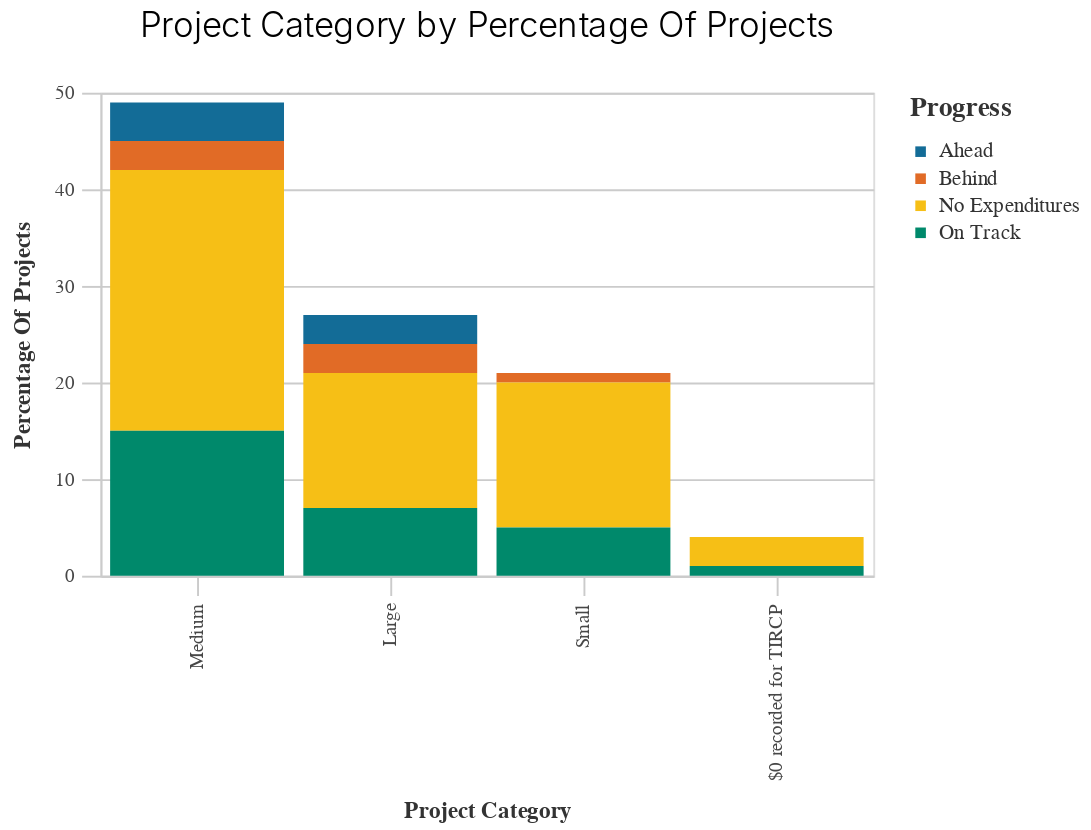

Write notebook code for a chart like this one.
### Code cell
chart_project_size3 = TIRCP_functions.basic_bar_chart(df2, 'Project_Category','Percentage_of_Projects', 'Progress') 
chart_project_size3

### Figure 1 — Vega-Lite specification as saved in the notebook (floating-point values rounded to 4 significant figures)
{"config": {"view": {"continuousWidth": 400, "continuousHeight": 300}, "axis": {"domainColor": "#cbcbcb", "grid": true, "gridColor": "#cbcbcb", "gridWidth": 1, "labelColor": "#474747", "labelFont": "Nunito Sans", "labelFontSize": 10, "labelPadding": 4, "tickColor": "#cbcbcb", "tickSize": 10, "titleColor": "#333", "titleFont": "Raleway", "titleFontSize": 12, "titlePadding": 10}, "axisBand": {"grid": false}, "background": "white", "font": "Raleway", "header": {"labelFont": "Nunito Sans", "titleFont": "Raleway"}, "legend": {"labelColor": "#333", "labelFont": "Nunito Sans", "labelFontSize": 11, "labelLimit": 0, "padding": 1, "symbolSize": 30, "symbolType": "square", "titleColor": "#333", "titleFont": "Raleway", "titleFontSize": 14, "titlePadding": 10}, "title": {"anchor": "middle", "font": "Raleway", "fontSize": 18, "fontWeight": 300, "offset": 20}}, "data": {"name": "data-7c77ce34ae21149a4653d3adbfc4f833"}, "mark": "bar", "encoding": {"color": {"field": "Progress", "legend": {"title": "Progress"}, "scale": {"range": ["#136C97", "#E16B26", "#F6BF16", "#00896B", "#7790A3", "#5B559C"]}, "type": "nominal"}, "x": {"field": "Project_Category", "sort": "-y", "title": "Project Category", "type": "nominal"}, "y": {"field": "Percentage_of_Projects", "title": "Percentage Of Projects", "type": "quantitative"}}, "height": 250, "title": "Project Category by Percentage Of Projects", "width": 400, "$schema": "https://vega.github.io/schema/vega-lite/v4.17.0.json", "datasets": {"data-7c77ce34ae21149a4653d3adbfc4f833": [{"Progress": "Ahead", "Project_Category": "Large", "Count_of_Projects": 2, "Sum_of_TIRCP": 580800000.0, "Percentage_of_Projects": 3.0}, {"Progress": "Ahead", "Project_Category": "Medium", "Count_of_Projects": 3, "Sum_of_TIRCP": 79620000.0, "Percentage_of_Projects": 4.0}, {"Progress": "Behind", "Project_Category": "Large", "Count_of_Projects": 2, "Sum_of_TIRCP": 469200000.0, "Percentage_of_Projects": 3.0}, {"Progress": "Behind", "Project_Category": "Medium", "Count_of_Projects": 2, "Sum_of_TIRCP": 20000000.0, "Percentage_of_Projects": 3.0}, {"Progress": "Behind", "Project_Category": "Small", "Count_of_Projects": 1, "Sum_of_TIRCP": 1675000.0, "Percentage_of_Projects": 1.0}, {"Progress": "No Expenditures", "Project_Category": "$0 recorded for TIRCP", "Count_of_Projects": 2, "Sum_of_TIRCP": 0.0, "Percentage_of_Projects": 3.0}, {"Progress": "No Expenditures", "Project_Category": "Large", "Count_of_Projects": 10, "Sum_of_TIRCP": 2635000000.0, "Percentage_of_Projects": 14.0}, {"Progress": "No Expenditures", "Project_Category": "Medium", "Count_of_Projects": 20, "Sum_of_TIRCP": 405000000.0, "Percentage_of_Projects": 27.0}, {"Progress": "No Expenditures", "Project_Category": "Small", "Count_of_Projects": 11, "Sum_of_TIRCP": 49640000.0, "Percentage_of_Projects": 15.0}, {"Progress": "On Track", "Project_Category": "$0 recorded for TIRCP", "Count_of_Projects": 1, "Sum_of_TIRCP": 0.0, "Percentage_of_Projects": 1.0}, {"Progress": "On Track", "Project_Category": "Large", "Count_of_Projects": 5, "Sum_of_TIRCP": 1298000000.0, "Percentage_of_Projects": 7.0}, {"Progress": "On Track", "Project_Category": "Medium", "Count_of_Projects": 11, "Sum_of_TIRCP": 210600000.0, "Percentage_of_Projects": 15.0}, {"Progress": "On Track", "Project_Category": "Small", "Count_of_Projects": 4, "Sum_of_TIRCP": 15300000.0, "Percentage_of_Projects": 5.0}]}}
